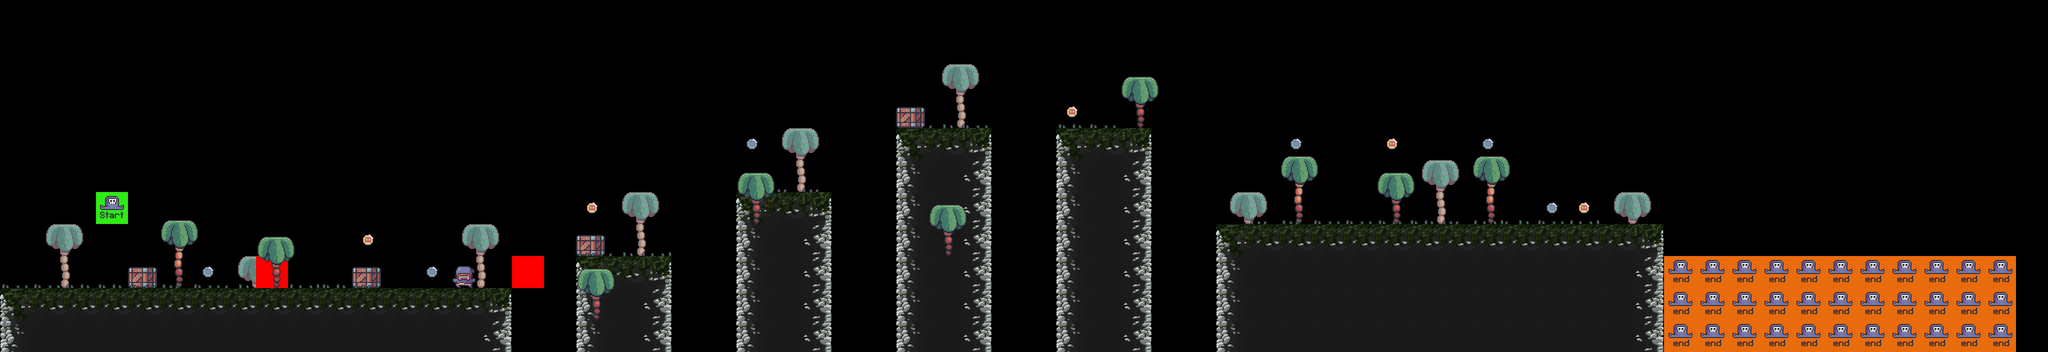

This game map was drawn from its Tiled (.tmx) file and the tilesets committed beside it. A one-line description and the trimmed map source follow:
An orthogonal 64x11 tile map with 64x64 px tiles, 9 tile layers (bg_palms, terrain, crate, grass, ...), 7 tilesets.

<map version="1.10" tiledversion="1.10.1" orientation="orthogonal" renderorder="right-down" width="64" height="11" tilewidth="64" tileheight="64" infinite="0" nextlayerid="10" nextobjectid="1">
 <editorsettings>
  <export target="level_0.csv" format="csv" />
 </editorsettings>
 <tileset firstgid="1" source="../level/tilesets/terrain_tiles.tsx" />
 <tileset firstgid="17" source="../level/tilesets/palms.tsx" />
 <tileset firstgid="20" source="../level/tilesets/crate.tsx" />
 <tileset firstgid="21" source="../level/tilesets/coin_tiles.tsx" />
 <tileset firstgid="23" source="../level/tilesets/grass_tiles.tsx" />
 <tileset firstgid="28" source="../level/tilesets/enemy_tile.tsx" />
 <tileset firstgid="30" source="../level/tilesets/setup_tiles.tsx" />
 <layer id="1" name="bg_palms" width="64" height="11">
  <data>[704 cells, 9 non-empty, 1 distinct tile ids]</data>
 </layer>
 <layer id="2" name="terrain" width="64" height="11">
  <data>[704 cells, 154 non-empty, 6 distinct tile ids]</data>
 </layer>
 <layer id="3" name="crate" width="64" height="11">
  <data>[704 cells, 4 non-empty, 1 distinct tile ids]</data>
 </layer>
 <layer id="4" name="grass" width="64" height="11">
  <data>[704 cells, 33 non-empty, 5 distinct tile ids]</data>
 </layer>
 <layer id="5" name="enemy" width="64" height="11">
  <data>[704 cells, 1 non-empty, 1 distinct tile ids]</data>
 </layer>
 <layer id="6" name="constraints" width="64" height="11">
  <data>[704 cells, 2 non-empty, 1 distinct tile ids]</data>
 </layer>
 <layer id="7" name="fg_palms" width="64" height="11">
  <data>[704 cells, 9 non-empty, 2 distinct tile ids]</data>
 </layer>
 <layer id="8" name="coins" width="64" height="11">
  <data>[704 cells, 11 non-empty, 2 distinct tile ids]</data>
 </layer>
 <layer id="9" name="player" width="64" height="11">
  <data>[704 cells, 34 non-empty, 2 distinct tile ids]</data>
 </layer>
</map>
